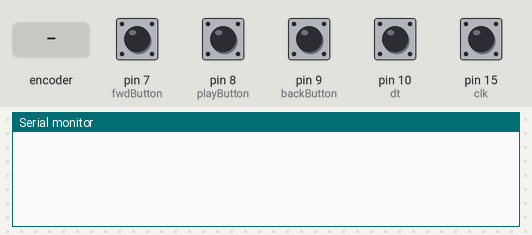
Recording of a sketch running on a simulated Arduino Leonardo, built with avr-gcc and run on an emulated ATmega32U4. Shown: the last lines printed to the serial monitor. The test bench sets the inputs (shaded band); at power-on: pin 10 (dt), pin 15 (clk) HIGH, pin 7 (fwdButton), pin 8 (playButton), pin 9 (backButton) LOW. USB keyboard and mouse output is not drawn.

Above: at 1.2 s.
1.3 s: rotary encoder on pin 15 (clk) / pin 10 (dt) turned 1 step (first pin leading)
At 2.3 s:
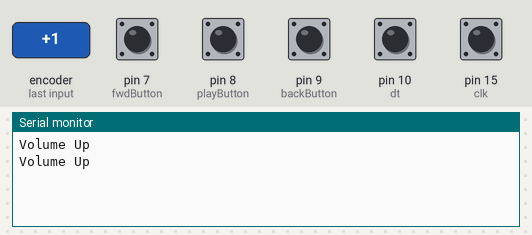
3.0 s: pin 7 (fwdButton) pulled HIGH for 0.15 s
At 3.3 s:
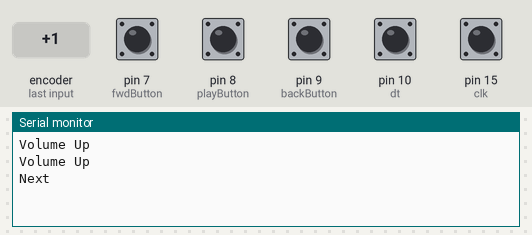
4.6 s: pin 8 (playButton) pulled HIGH for 0.15 s
At 5.8 s:
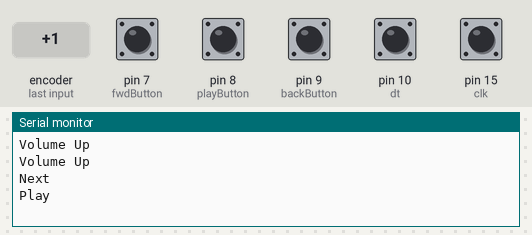
6.2 s: pin 9 (backButton) pulled HIGH for 0.15 s
At 7.0 s:
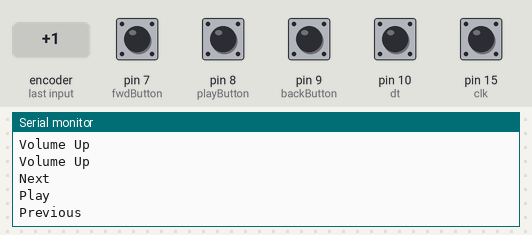
7.8 s: rotary encoder on pin 15 (clk) / pin 10 (dt) turned 2 steps (second pin leading)
At 9.5 s:
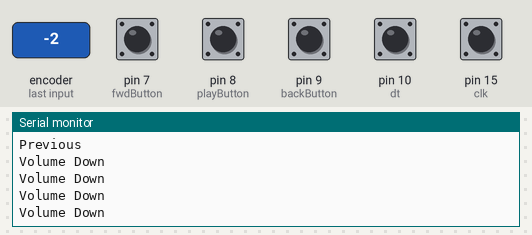

The sketch:

main.ino
```cpp
// Using NicoHood's HID library
// from https://github.com/NicoHood/HID
#include "HID-Project.h"

// Pin definitions (switches)
const int playButton = 8;
const int fwdButton = 7;
const int backButton = 9;

// Pin definitions (encoder)
const int clk = 15;
const int dt = 10;

// Encoder position trackers
int clkLast;
int clkVal;

void setup() {
  // Set up pin modes
  pinMode(playButton, INPUT);
  pinMode(fwdButton, INPUT);
  pinMode(backButton, INPUT);

  pinMode(clk, INPUT);
  pinMode(dt, INPUT);

  // Read CLK initial state
  clkLast = digitalRead(clk);

  // Begin serial connection
  Serial.begin(9600);

  // Begin HID connection
  Consumer.begin();
}

// Debounce control switches
boolean readSwitch(int pin) {
  // Check and debounce buttons
  if (digitalRead(pin) == HIGH) {
    delay(10);

    if (digitalRead(pin) == HIGH) {
      return true;
    }
  }

  return false;
}

// Implement button functionality
void onPress(int pin) {
  switch(pin) {
    case fwdButton:
      Consumer.write(MEDIA_NEXT);
      Serial.print("Next\n");
      delay(300);
      break;
    case playButton:
      Consumer.write(MEDIA_PLAY_PAUSE);
      Serial.print("Play\n");
      delay(300);
      break;
    case backButton:
      Consumer.write(MEDIA_PREVIOUS);
      Serial.print("Previous\n");
      delay(300);
      break;
  }
}

void loop() {
  // Check each switch for press
  for (int i = 7; i < 10; i++) {
    if (readSwitch(i)) {
      onPress(i);
    }
  }

  // Read encoder position
  clkVal = digitalRead(clk);

  // If encoder rotated
  if (clkVal != clkLast) {

    // Clockwise rotation
    if (digitalRead(dt) != clkVal) {
      Consumer.write(MEDIA_VOLUME_UP);
      Serial.print("Volume Up\n");
    }

    // Counterclockwise rotation
    else {
      Consumer.write(MEDIA_VOLUME_DOWN);
      Serial.print("Volume Down\n");
    }
  }

  clkLast = clkVal;
}
```

Measured:
- after the input at 1.3 s, the serial monitor: prints a new line at once (image 1)
- after the input at 3.0 s, the serial monitor: prints a new line at once (image 2)
- after the input at 4.6 s, the serial monitor: prints a new line at once (image 3)
- after the input at 6.2 s, the serial monitor: prints a new line at once (image 4)
- after the input at 7.8 s, the serial monitor: prints a new line at once (image 5)
